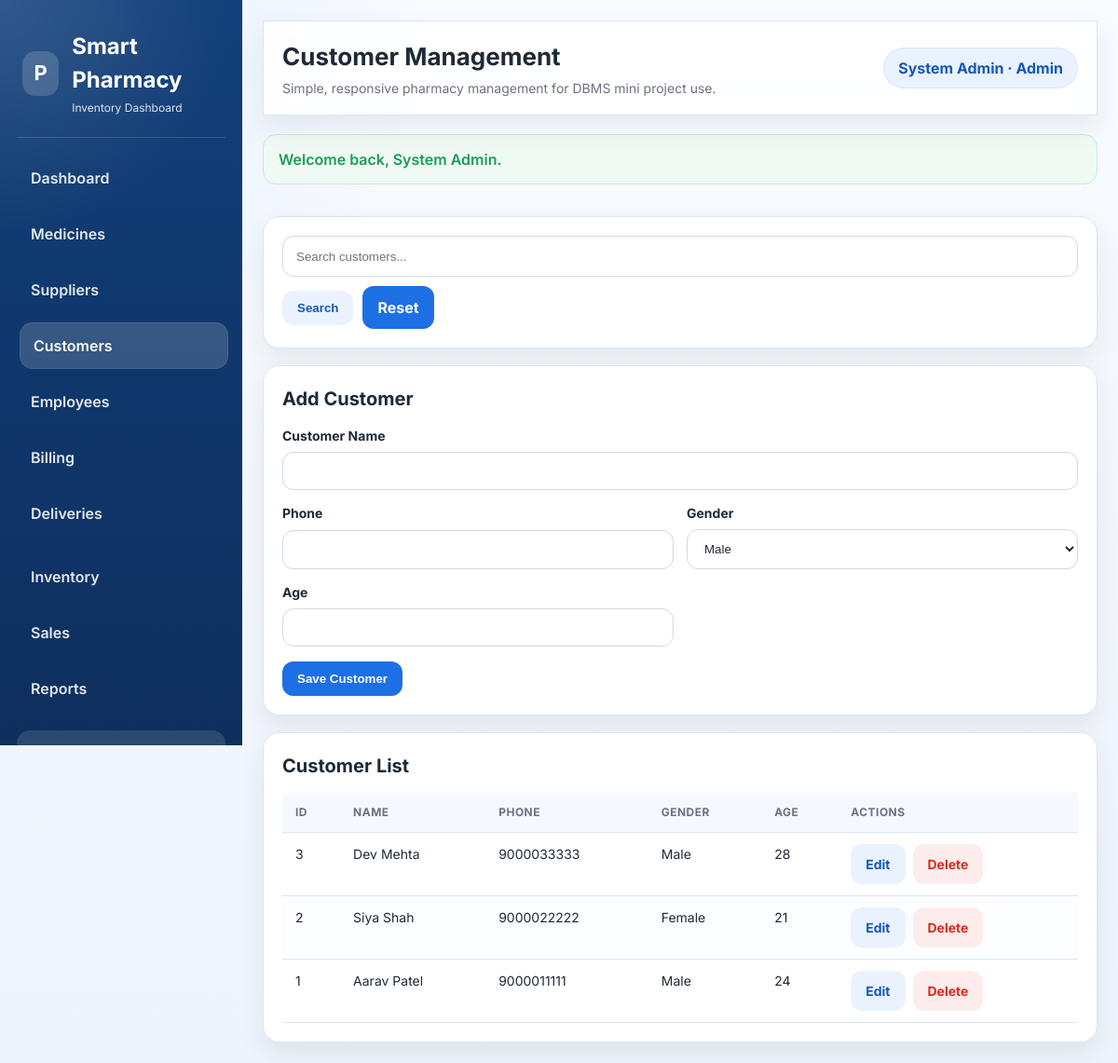
The page /customers.php (signed in) on the database its author committed.
### tables this page shows
CREATE TABLE IF NOT EXISTS customer (
    Customer_ID INT AUTO_INCREMENT PRIMARY KEY,
    Customer_Name VARCHAR(100) NOT NULL,
    Phone VARCHAR(20) NOT NULL,
    Gender ENUM('Male', 'Female', 'Other') NOT NULL,
    Age INT NOT NULL
);

### customers.php (the view, shortened to what this page needs)
<?php
require_once 'includes/functions.php';
$search = trim($_GET['search'] ?? '');
$editId = (int) ($_GET['edit'] ?? 0);
$customer = [
    'Customer_Name' => '',
    'Phone' => '',
    'Gender' => 'Male',
    'Age' => '',
];
$where = '';
$sql = 'SELECT * FROM customer ' . $where . ' ORDER BY Customer_ID DESC';
$stmt = $conn->prepare($sql);
$stmt->execute();
$customers = $stmt->get_result();
include 'includes/header.php';
?>
<div class="card">
    <form method="get" class="page-toolbar">
        <input type="search" name="search" value="<?php echo h($search); ?>" placeholder="Search customers...">
        <button class="btn btn-secondary" type="submit">Search</button>
        <a class="btn btn-primary" href="customers.php">Reset</a>
    </form>
</div>
<div class="panel-grid">
    <div class="form-card">
        <h3 class="section-title"><?php echo $editId > 0 ? 'Edit Customer' : 'Add Customer'; ?></h3>
        <form method="post" class="needs-validation">
            <div class="form-grid">
                <div class="form-group full">
                    <label for="customer_name">Customer Name</label>
                    <input type="text" id="customer_name" name="customer_name" required value="<?php echo h($customer['Customer_Name']); ?>">
                </div>
                <div class="form-group">
                    <label for="phone">Phone</label>
                    <input type="text" id="phone" name="phone" required value="<?php echo h($customer['Phone']); ?>">
                </div>
                <div class="form-group">
                    <label for="gender">Gender</label>
                    <select id="gender" name="gender" required>
                        <option value="Male" <?php echo $customer['Gender'] === 'Male' ? 'selected' : ''; ?>>Male</option>
                    </select>
                </div>
                <div class="form-group">
                    <label for="age">Age</label>
                    <input type="number" id="age" name="age" min="1" required value="<?php echo h($customer['Age']); ?>">
                </div>
            </div>
            <div class="form-actions" style="margin-top: 16px;">
                <button type="submit" class="btn btn-primary"><?php echo $editId > 0 ? 'Update Customer' : 'Save Customer'; ?></button>
            </div>
        </form>
    </div>
    <div class="table-card">
        <h3 class="section-title">Customer List</h3>
        <div class="table-wrap">
            <table>
                <thead>
                    <tr>
                        <th>ID</th>
                        <th>Name</th>
                        <th>Phone</th>
                        <th>Gender</th>
                        <th>Age</th>
                        <th>Actions</th>
                    </tr>
                </thead>
                <tbody>
                    <?php if ($customers && $customers->num_rows > 0): ?>
                        <?php while ($row = $customers->fetch_assoc()): ?>
                            <tr>
                                <td><?php echo h($row['Customer_ID']); ?></td>
                                <td><?php echo h($row['Customer_Name']); ?></td>
                                <td><?php echo h($row['Phone']); ?></td>
                                <td><?php echo h($row['Gender']); ?></td>
                                <td><?php echo h($row['Age']); ?></td>
                                <td>
                                    <div class="table-actions">
                                        <a class="btn btn-secondary" href="customers.php?edit=<?php echo (int) $row['Customer_ID']; ?>">Edit</a>
                                        <a class="btn btn-danger" href="customers.php?delete=<?php echo (int) $row['Customer_ID']; ?>" onclick="return confirm('Delete this customer?');">Delete</a>
                                    </div>
                                </td>
                            </tr>
                        <?php endwhile; ?>
                    <?php else: ?>
                        <tr><td colspan="6">No customers found.</td></tr>
                    <?php endif; ?>
                </tbody>
            </table>
        </div>
    </div>
</div>
<?php include 'includes/footer.php'; ?>

### assets/css/style.css (style rules this page uses)
:root { --primary: #1d6fe4; --primary-dark: #1559b7; --primary-soft: #eaf2ff; --primary-ink: #10345f; --bg: #f4f7fb; --surface: #ffffff; --surface-alt: #f8fbff; --surface-glass: rgba(255, 255, 255, 0.82); --border: #dbe5f2; --text: #1f2a37; --muted: #6b7280; --success: #1e9b57; --danger: #d92d20; --warning: #d97706; --shadow: 0 12px 28px rgba(31, 42, 55, 0.08); --shadow-lg: 0 24px 50px rgba(31, 42, 55, 0.12); --radius-sm: 12px; --radius: 18px; --radius-lg: 24px; --space-1: 4px; --space-2: 8px; --space-3: 12px; --space-4: 16px; --space-5: 20px; --space-6: 24px; }
* { box-sizing: border-box; }
html, body { margin: 0; min-height: 100%; }
body { font-family: "Inter", "Poppins", "Segoe UI", Tahoma, Geneva, Verdana, sans-serif; background: radial-gradient(circle at top left, rgba(29, 111, 228, 0.08), transparent 28%), linear-gradient(180deg, #f8fbff 0%, #eef4fb 100%); color: var(--text); line-height: 1.5; }
a { color: inherit; text-decoration: none; }
.card, .table-card, .form-card, .auth-card, .stats-card, .report-card { background: var(--surface); border: 1px solid var(--border); border-radius: var(--radius); box-shadow: var(--shadow); }
.card, .form-card, .table-card, .report-card { padding: 20px; }
.section-title { margin: 0 0 14px; font-size: 20px; }
.panel-grid { display: grid; grid-template-columns: 1.4fr 1fr; gap: 18px; }
.table-wrap { overflow-x: auto; }
table { width: 100%; border-collapse: collapse; }
.table-wrap > table, .table-card table, .invoice-table, .billing-history-table { min-width: 720px; }
th, td { text-align: left; padding: 12px 14px; border-bottom: 1px solid var(--border); font-size: 14px; vertical-align: top; }
th { color: var(--muted); font-weight: 700; text-transform: uppercase; font-size: 12px; letter-spacing: 0.04em; background: var(--surface-alt); }
.form-grid { display: grid; grid-template-columns: repeat(2, minmax(0, 1fr)); gap: 14px; }
.form-group { display: grid; gap: 7px; }
.form-group.full { grid-column: 1 / -1; }
label { font-weight: 700; font-size: 14px; }
input, select, textarea { width: 100%; padding: 12px 14px; border-radius: 12px; border: 1px solid #cfd9e8; background: #fff; color: var(--text); outline: none; transition: 0.2s ease; }
.btn-row, .page-toolbar, .form-actions { display: flex; flex-wrap: wrap; gap: 12px; align-items: center; }
.btn { display: inline-flex; align-items: center; justify-content: center; gap: 8px; border: 0; border-radius: 12px; padding: 11px 16px; font-weight: 700; cursor: pointer; transition: 0.2s ease; }
.btn-primary { background: var(--primary); color: #fff; }
.btn-secondary { background: var(--primary-soft); color: var(--primary-dark); }
.btn-danger { background: #fdecec; color: var(--danger); }
.content-section, .panel-grid, .content-grid { display: grid; gap: 18px; }
.table-card thead th { position: sticky; top: 0; z-index: 1; background: #f5f9ff; }
.table-card tbody tr:nth-child(even) { background: #fbfdff; }
.shop-toolbar, .page-toolbar { display: flex; flex-wrap: wrap; gap: 10px; align-items: center; }
.shop-toolbar input, .shop-toolbar select, .page-toolbar input, .page-toolbar select { min-height: 44px; }
.table-actions { display: flex; gap: 8px; flex-wrap: wrap; }
@media (max-width: 1200px) { .panel-grid { grid-template-columns: 1fr; } }

### rows shown on the page
customer: Customer_ID "3", Customer_Name "Dev Mehta", Phone "9000033333", Gender "Male", Age "28"
customer: Customer_ID "2", Customer_Name "Siya Shah", Phone "9000022222", Gender "Female", Age "21"
customer: Customer_ID "1", Customer_Name "Aarav Patel", Phone "9000011111", Gender "Male", Age "24"

### other values the page prints
$pageTitle "Customer Management"
currentUserName() "System Admin"
currentUserLabel() "Admin"
$flash['message'] "Welcome back, System Admin."
